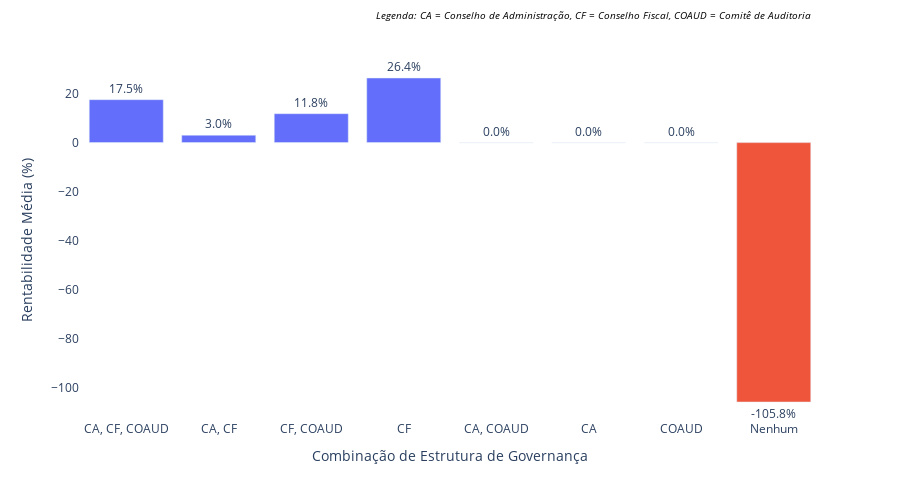

Here is the notebook cell this chart was saved with:
### Markdown cell above
O gráfico abaixo representa a rentabilidade média das empresas estatais distritais, calculada pela relação entre lucro e patrimônio líquido, considerando diferentes combinações de estruturas de governança em 2023. A combinação que inclui Conselho de Administração (CA), Conselho Fiscal (CF) e Comitê de Auditoria (COAUD) apresenta uma rentabilidade média de 17,5%, destacando-se como uma das mais robustas. Essa configuração promove maior supervisão estratégica e controle interno, elementos que contribuem significativamente para o desempenho financeiro positivo dessas empresas. A presença do Comitê de Auditoria nessa configuração é especialmente relevante, pois reforça a capacidade de identificar riscos e promover uma gestão eficiente.

Por outro lado, empresas que possuem apenas o Conselho Fiscal (CF) como estrutura de governança registraram a maior rentabilidade média, de 26,4%. Esse resultado pode refletir um foco direcionado em aspectos financeiros e contábeis, sem os custos e a complexidade de estruturas adicionais. No entanto, a ausência de um Conselho de Administração ou Comitê de Auditoria pode limitar o alinhamento estratégico e o monitoramento detalhado dos riscos de longo prazo. Isso sugere que, embora o desempenho financeiro imediato seja positivo, a sustentabilidade dessas empresas pode ser desafiada sem uma supervisão estratégica abrangente.

As empresas que adotaram apenas Conselho de Administração e Conselho Fiscal (CA, CF) apresentaram uma rentabilidade média de 3,0%, consideravelmente inferior às demais combinações. Essa configuração, embora suficiente para atender às exigências mínimas de governança, pode carecer de um nível mais profundo de análise e controle, especialmente nas áreas de auditoria e gestão de riscos. A ausência do Comitê de Auditoria, que proporciona maior detalhamento nos processos financeiros e operacionais, pode explicar o desempenho reduzido dessas empresas em comparação com as configurações mais completas.

Por fim, as empresas que não possuem qualquer estrutura de governança formal exibiram uma rentabilidade média negativa de -105,8%, refletindo severas dificuldades financeiras e de gestão. Essa ausência de governança formal é um fator crítico que impacta diretamente a sustentabilidade e a eficiência das operações. A falta de supervisão adequada impede o controle de riscos e compromete a capacidade de gerar resultados positivos. Essa situação destaca a importância de estruturas de governança bem implementadas como alicerces para o equilíbrio e o desempenho financeiro. Em síntese, o gráfico demonstra que a adoção de uma governança corporativa mais abrangente, com foco no alinhamento estratégico e no controle interno, é um elemento-chave para assegurar a rentabilidade das estatais distritais e sua contribuição sustentável para o desenvolvimento regional.

Observação: Instituto BRB e BRB Administradora e Corretora de Seguros não aparecem no gráfico pois possuem dados faltantes. Além disso, foram desconsideradas as empresas com patrimônio líquido negativo:

•	CEBGAS - Companhia Brasiliense de Gás

•	CODEPLAN - Companhia de Planejamento do Distrito Federal

•	EMATER - Empresa de Assistência Técnica e Extensão Rural do Distrito Federal

•	SAB - Sociedade de Abastecimento de Brasília

### Code cell
import plotly.express as px
import pandas as pd

# Supondo que o DataFrame 'df' contenha as colunas necessárias
# Filtrar os dados apropriados: deve ser de 2023, estado DF, PL positivo e não nulo e lucros não nulos
df_2023 = df[
    (df["Ano"] == 2023) & (df["Estado"] == "DF") & (df["PL"] > 0) & df["lucros"].notna()
].copy()

# Calcular a rentabilidade individual
df_2023["rentabilidade"] = (df_2023["lucros"] / df_2023["PL"]) * 100


# Função de categorização de combinações de conselhos
def categorizar_combinacoes(row):
    ca = row["gov_ca"].strip().upper() == "SIM"
    cf = row["gov_cf"].strip().upper() == "SIM"
    aud = row["gov_aud"].strip().upper() == "SIM"

    if ca and cf and aud:
        return "CA, CF, COAUD"
    elif ca and cf:
        return "CA, CF"
    elif ca and aud:
        return "CA, COAUD"
    elif cf and aud:
        return "CF, COAUD"
    elif ca:
        return "CA"
    elif cf:
        return "CF"
    elif aud:
        return "COAUD"
    else:
        return "Nenhum"


# Aplicar categorização
df_2023["combinação"] = df_2023.apply(categorizar_combinacoes, axis=1)

# Agregar e preparar dados
df_agrupado = (
    df_2023.groupby("combinação")
    .agg(
        media_rentabilidade=("rentabilidade", "mean"),
        empresas=("emp", lambda x: "<br>".join(x)),
        detalhamento_rentabilidade=(
            "rentabilidade",
            lambda x: "<br>".join(map(lambda y: f"{y:.1f}%", x)),
        ),
    )
    .reset_index()
)

# Determinar a cor com base na rentabilidade média
df_agrupado["cor"] = df_agrupado["media_rentabilidade"].apply(
    lambda x: "#F46045" if x < 0 else "#007acc"
)

# Relação de combinações
todas_combinacoes = [
    "CA, CF, COAUD",
    "CA, CF",
    "CA, COAUD",
    "CF, COAUD",
    "CA",
    "CF",
    "COAUD",
    "Nenhum",
]
df_agrupado = (
    df_agrupado.set_index("combinação")
    .reindex(todas_combinacoes, fill_value=-1)
    .reset_index()
)
df_agrupado["cor"] = df_agrupado["media_rentabilidade"].apply(
    lambda x: "#F46045" if x < 0 else "#007acc"
)

# Certifique-se de ajustar o valor da barra 'Nenhum' para 0 para evitar possíveis confusões ao plotar com valores como -1
df_agrupado.loc[df_agrupado["media_rentabilidade"] == -1, "media_rentabilidade"] = 0

# Criação de gráfico interativo
fig = px.bar(
    df_agrupado,
    x="combinação",
    y="media_rentabilidade",
    text="media_rentabilidade",
    color="cor",  # Usa a coluna de cor que determinamos
    labels={
        "media_rentabilidade": "Rentabilidade Média (%)",
        "combinação": "Combinação de Conselhos",
    },
    hover_data={"empresas": True, "detalhamento_rentabilidade": True},
    title="",
)

# Atualizar template de hover
fig.update_traces(
    hovertemplate=(
        "<b>Combinação:</b> %{x}<br>"
        "<b>Rentabilidade Média:</b> %{y:.1f}%<br>"
        "<b>Empresas:</b> <br>%{customdata[0]}<br>"
        "<b>Rentabilidades:</b> <br>%{customdata[1]}<extra></extra>"
    ),
    texttemplate="%{text:.1f}%",  # Ajustar label de cada barra para porcentagem
    textposition="outside",
)

# Anotação informativa
fig.add_annotation(
    x=0.99,
    y=1.15,
    xref="paper",
    yref="paper",
    text="Legenda: CA = Conselho de Administração, CF = Conselho Fiscal, COAUD = Comitê de Auditoria",
    font=dict(size=10, color="black", style="italic"),
    showarrow=False,
)

# Ajustar layout final
fig.update_layout(
    height=500,
    xaxis_title="Combinação de Estrutura de Governança",
    yaxis_title="Rentabilidade Média (%)",
    showlegend=False,
    plot_bgcolor="white",  # Define o fundo do gráfico como branco
    paper_bgcolor="white",  # Define o fundo do papel como branco
)

# Exibir gráfico
fig.show()

### Figure 1 — Plotly figure (JSON) as saved in the notebook; plotly's stock layout.template omitted (floating-point values rounded to 4 significant figures)
{"data": [{"alignmentgroup": "True", "customdata": [["BRB - Banco Regional de Brasília<br>BRB Crédito Financiamento e Investimento<br>BRB DTVM - Distribuidora de Títulos e Valores Mobiliários<br>CAESB - Companhia de Saneamento Ambiental do Distrito Federal<br>CEB - Companhia Energética de Brasília<br>CEB Lajeado<br>TERRACAP - Companhia Imobiliária de Brasília", "13.7%<br>-1.5%<br>16.0%<br>29.0%<br>20.1%<br>36.0%<br>9.2%"], ["BIOTIC - Parque Tecnológico de Brasília<br>BRB Cartão <br>BRB Serviços<br>CEASA - Centrais de Abastecimento do Distrito Federal<br>CODHAB - Companhia de Desenvolvimento Habitacional do Distrito Federal<br>METRÔ/DF - Companhia do Metropolitano do Distrito Federal<br>NOVACAP - Companhia Urbanizadora da Nova Capital do Brasil<br>PROFLORA - Florestamento e Reflorestamento<br>TCB - Sociedade de Transportes Coletivos de Brasília", "0.1%<br>15.2%<br>20.8%<br>-1.7%<br>-13.5%<br>-3.1%<br>0.2%<br>2.6%<br>6.6%"], ["CEB Geração", "11.8%"], ["CEB Iluminação Pública e Serviços<br>CEB Participações", "-7.0%<br>59.7%"]], "hovertemplate": "<b>Combinação:</b> %{x}<br><b>Rentabilidade Média:</b> %{y:.1f}%<br><b>Empresas:</b> <br>%{customdata[0]}<br><b>Rentabilidades:</b> <br>%{customdata[1]}<extra></extra>", "legendgroup": "#007acc", "marker": {"color": "#636efa", "pattern": {"shape": ""}}, "name": "#007acc", "offsetgroup": "#007acc", "orientation": "v", "showlegend": true, "text": [17.51, 3.018, 11.8, 26.35], "textposition": "outside", "texttemplate": "%{text:.1f}%", "type": "bar", "x": ["CA, CF, COAUD", "CA, CF", "CF, COAUD", "CF"], "xaxis": "x", "y": [17.51, 3.018, 11.8, 26.35], "yaxis": "y"}, {"alignmentgroup": "True", "customdata": [[-1, -1], [-1, -1], [-1, -1], ["DF Gestão de Ativos", "-105.8%"]], "hovertemplate": "<b>Combinação:</b> %{x}<br><b>Rentabilidade Média:</b> %{y:.1f}%<br><b>Empresas:</b> <br>%{customdata[0]}<br><b>Rentabilidades:</b> <br>%{customdata[1]}<extra></extra>", "legendgroup": "#F46045", "marker": {"color": "#EF553B", "pattern": {"shape": ""}}, "name": "#F46045", "offsetgroup": "#F46045", "orientation": "v", "showlegend": true, "text": [0, 0, 0, -105.8], "textposition": "outside", "texttemplate": "%{text:.1f}%", "type": "bar", "x": ["CA, COAUD", "CA", "COAUD", "Nenhum"], "xaxis": "x", "y": [0, 0, 0, -105.8], "yaxis": "y"}], "layout": {"annotations": [{"font": {"color": "black", "size": 10, "style": "italic"}, "showarrow": false, "text": "Legenda: CA = Conselho de Administração, CF = Conselho Fiscal, COAUD = Comitê de Auditoria", "x": 0.99, "xref": "paper", "y": 1.15, "yref": "paper"}], "barmode": "relative", "height": 500, "legend": {"title": {"text": "cor"}, "tracegroupgap": 0}, "margin": {"t": 60}, "paper_bgcolor": "white", "plot_bgcolor": "white", "showlegend": false, "xaxis": {"anchor": "y", "domain": [0, 1], "title": {"text": "Combinação de Estrutura de Governança"}}, "yaxis": {"anchor": "x", "domain": [0, 1], "title": {"text": "Rentabilidade Média (%)"}}}}
